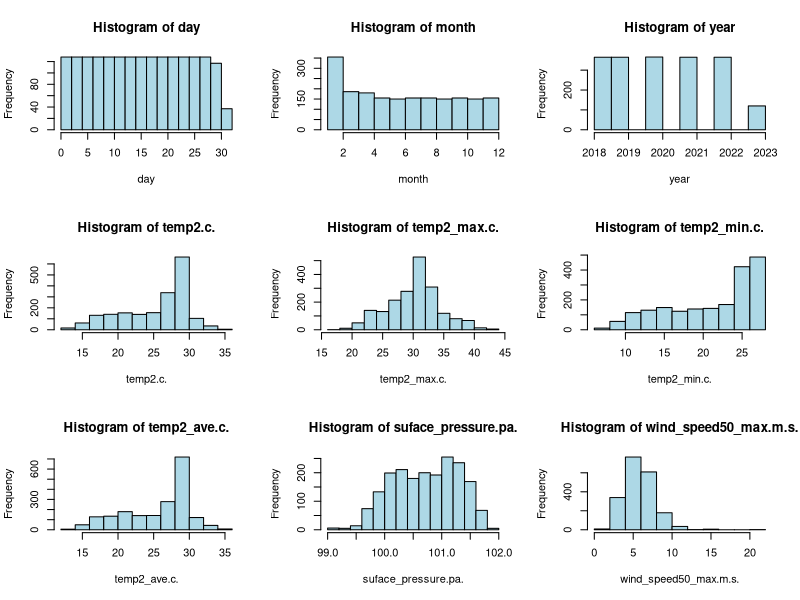
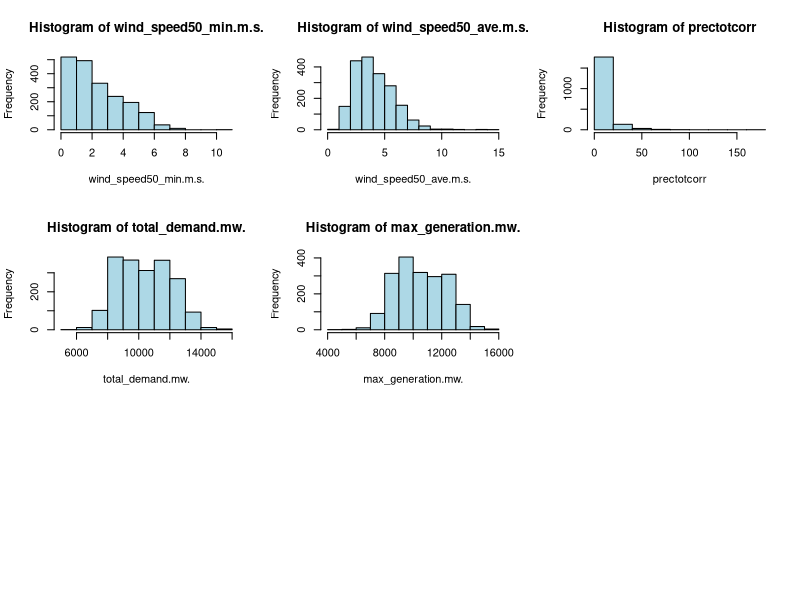
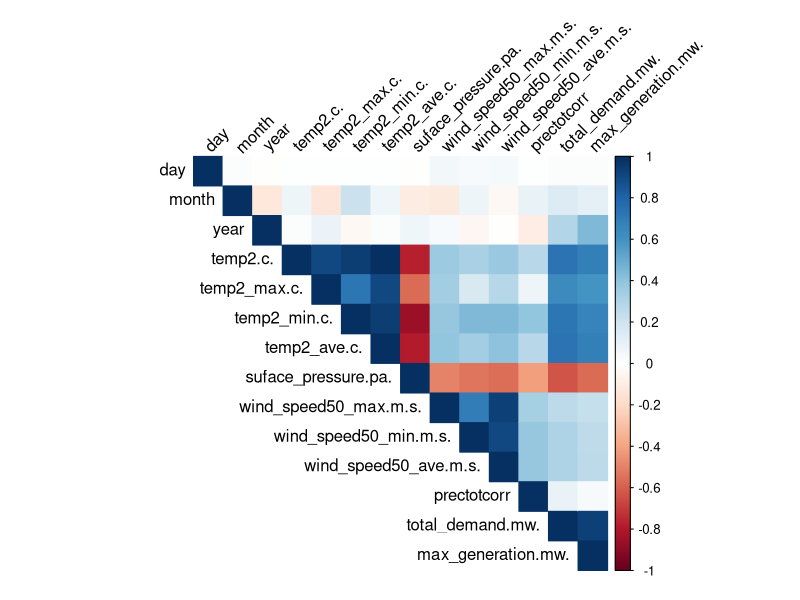
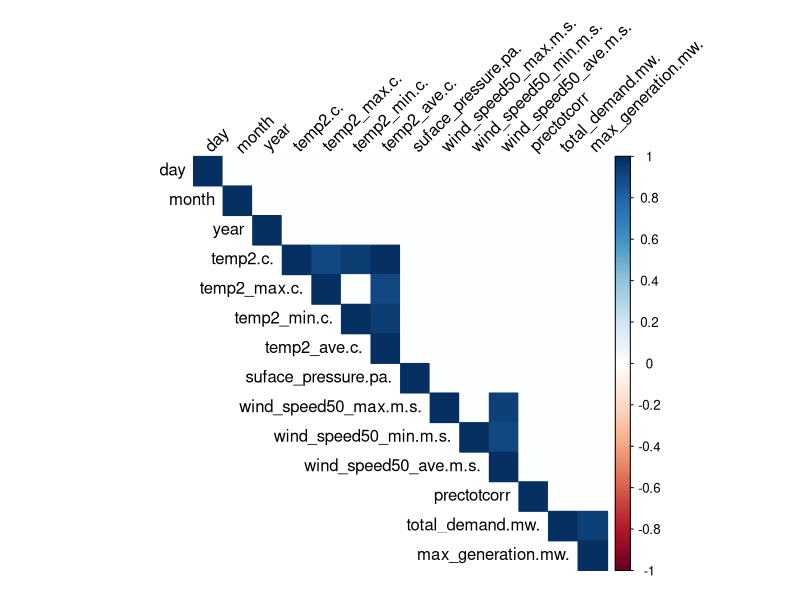
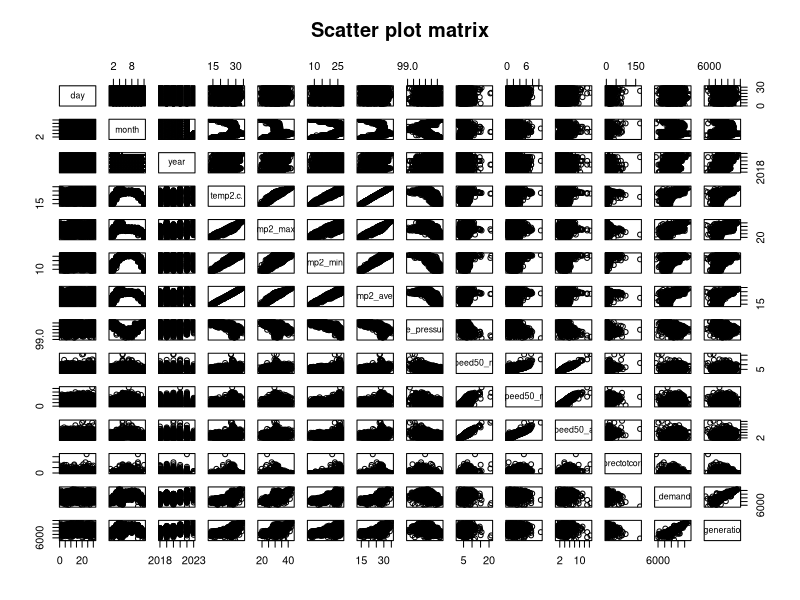
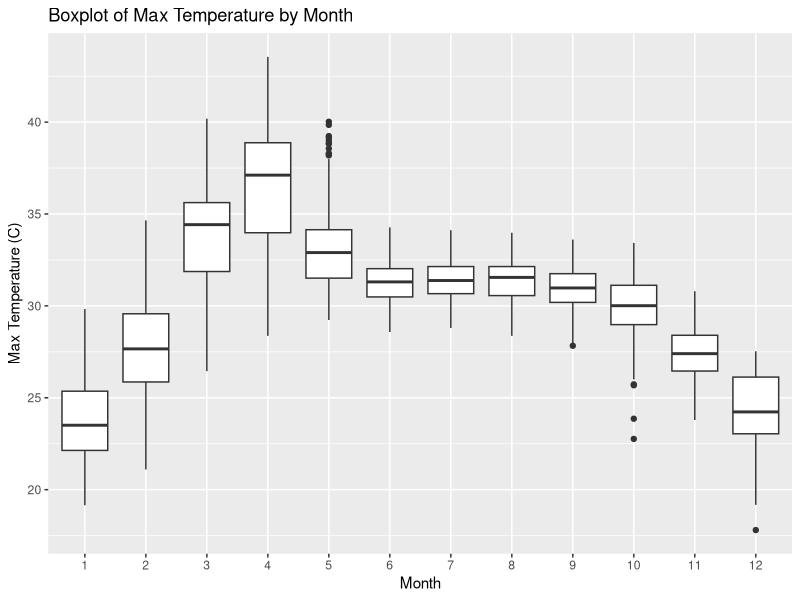
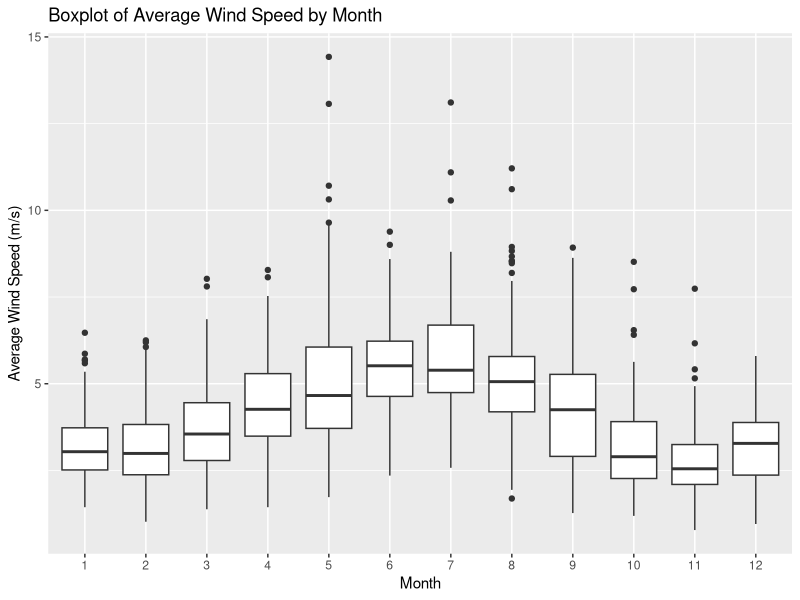
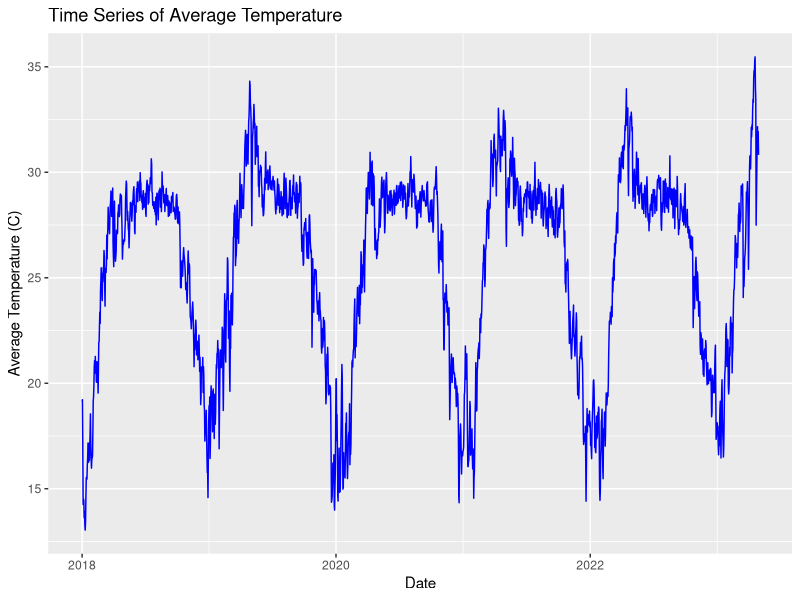

Write the R code that produced these figures, in order.
# Load necessary libraries
library(ggplot2)
library(dplyr)
library(corrplot)

# Load the dataset

data <- read.csv("STAT 444 project data RAW.csv")

# Display the first few rows of the dataset
head(data)

# Summary statistics
summary(data)

# Data types and structure
str(data)

# Check for missing values
colSums(is.na(data))

# Convert date columns to Date type
data$date_1 <- as.Date(data$date_1, format = "%d-%m-%y")
data$date_2 <- as.Date(data$date_2, format = "%d-%m-%y")

# Plot histograms for numerical variables
numeric_vars <- sapply(data, is.numeric)
numeric_data <- data[, numeric_vars]

pdf("histograms.pdf")
par(mfrow = c(3, 3)) # Adjust the layout based on the number of numerical variables
for (col in names(numeric_data)) {
  hist(numeric_data[[col]], main = paste("Histogram of", col), xlab = col, col = "lightblue", border = "black")
}
dev.off()

# Correlation heatmap
cor_matrix <- cor(numeric_data, use = "complete.obs")
cor_matrix_filtered <- as.matrix(cor_matrix)
cor_matrix_filtered[abs(cor_matrix_filtered) < 0.9] <- 0
pdf("correlation_heatmap.pdf")
corrplot(cor_matrix, method = "color", type = "upper", tl.col = "black", tl.srt = 45)
corrplot(cor_matrix_filtered, method = "color", type = "upper", tl.col = "black", tl.srt = 45)
dev.off()

# based on new correltaion plot, we decided to remove:
# - temp2.c.
# - temp2_min.c.
# - wind_speed50_ave.m.s.
# - max_generation.mw.

# Scatter plots for some pairs of variables
pdf("scatter_plot_matrix.pdf")
pairs(numeric_data, main = "Scatter plot matrix")
dev.off()

# Boxplots for numerical variables grouped by month
pdf("boxplot_temp2_max_by_month.pdf")
ggplot(data, aes(x = as.factor(month), y = temp2_max.c.)) + 
  geom_boxplot() + 
  labs(title = "Boxplot of Max Temperature by Month", x = "Month", y = "Max Temperature (C)")
dev.off()

pdf("boxplot_wind_speed50_ave_by_month.pdf")
ggplot(data, aes(x = as.factor(month), y = wind_speed50_ave.m.s.)) + 
  geom_boxplot() + 
  labs(title = "Boxplot of Average Wind Speed by Month", x = "Month", y = "Average Wind Speed (m/s)")
dev.off()

# Time series plot for temperature and wind speed
pdf("time_series_temp2_ave.pdf")
ggplot(data, aes(x = date_1, y = temp2_ave.c.)) + 
  geom_line(color = "blue") + 
  labs(title = "Time Series of Average Temperature", x = "Date", y = "Average Temperature (C)")
dev.off()
pdf("time_series_total_demand.pdf")
ggplot(data, aes(x = date_1, y = total_demand.mw.)) + 
  geom_line(color = "blue") + 
  labs(title = "Time Series of Total demand", x = "Date", y = "Total demand")
dev.off()

pdf("time_series_wind_speed50_ave.pdf")
ggplot(data, aes(x = date_1, y = wind_speed50_ave.m.s.)) + 
  geom_line(color = "red") + 
  labs(title = "Time Series of Average Wind Speed", x = "Date", y = "Average Wind Speed (m/s)")
dev.off()

# Scatter plot of total demand vs. max generation
pdf("scatter_total_demand_vs_max_generation.pdf")

pdf("scatter_total_demand_vs_max_generation.pdf")

ggplot(data, aes(y = total_demand.mw., x = max_generation.mw.)) + 
  geom_point(color = "darkgreen") + 
  geom_abline(intercept = 0, slope = 1, color = "red", linetype = "dashed") + 
  geom_smooth(method = "lm", color = "blue", se = FALSE) + 
  labs(title = "Scatter Plot of Total Demand vs. Max Generation", y = "Total Demand (MW)", x = "Max Generation (MW)")

dev.off()

